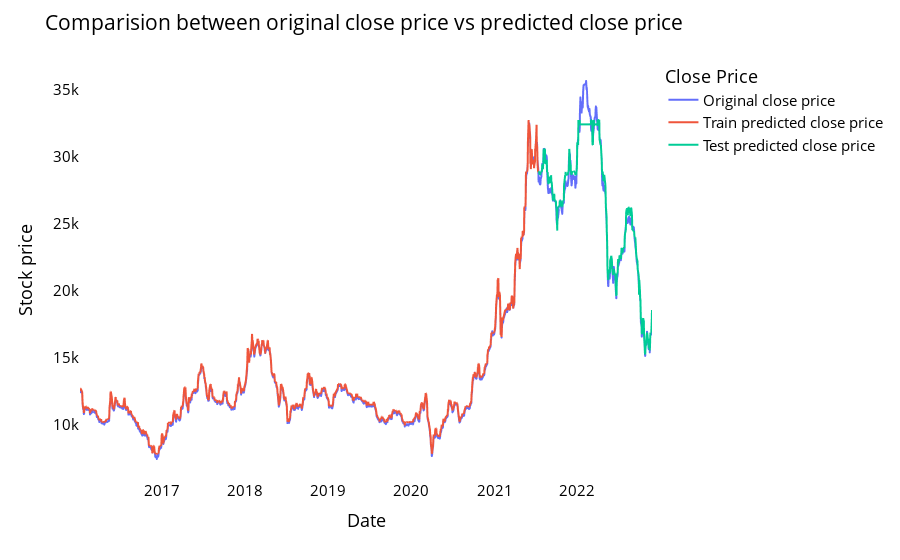

Notebook code for this chart:
### Code cell
# shift train predictions for plotting
from itertools import cycle
import plotly.express as px
print(RF_train_predict.shape)
print(RF_test_predict.shape)
print(len(closedf))
look_back=time_step

trainPredictPlot = np.empty_like(closedf)
trainPredictPlot[:, :] = np.nan
trainPredictPlot[0:len(RF_train_predict), :] = RF_train_predict

print("Train predicted data: ", trainPredictPlot)

# shift test predictions for plotting
testPredictPlot = np.empty_like(closedf)
testPredictPlot[:, :] = np.nan
testPredictPlot[len(RF_train_predict):len(closedf), :] = RF_test_predict

print("Test predicted data: ", testPredictPlot)

close_stock['Predictions']=testPredictPlot
close_stock['Stock']='STB'
close_stock['Model']='SkLearn'
close_stock['Method']='MV_Opt'
close_stock.to_csv('./output/STB_SkLearn_MV_Opt.csv', index=False)

names = cycle(['Original close price','Train predicted close price','Test predicted close price'])


plotdf = pd.DataFrame({'date': close_stock['trunc_time'],
                       'original_close': close_stock['ma_5'],
                      'train_predicted_close': trainPredictPlot.reshape(1,-1)[0].tolist(),
                      'test_predicted_close': testPredictPlot.reshape(1,-1)[0].tolist()})

fig = px.line(plotdf,x=plotdf['date'], y=[plotdf['original_close'],plotdf['train_predicted_close'],
                                          plotdf['test_predicted_close']],
              labels={'value':'Stock price','date': 'Date'})
fig.update_layout(title_text='Comparision between original close price vs predicted close price',
                  plot_bgcolor='white', font_size=15, font_color='black', legend_title_text='Close Price')
fig.for_each_trace(lambda t:  t.update(name = next(names)))

fig.update_xaxes(showgrid=False)
fig.update_yaxes(showgrid=False)
fig.show()

### Figure 1 — Plotly figure (JSON) as saved in the notebook; plotly's stock layout.template omitted (floating-point values rounded to 4 significant figures; data arrays with more than 128 entries replaced by an {"elided": "..."} marker saying what was removed)
{"data": [{"hovertemplate": "variable=original_close<br>Date=%{x}<br>Stock price=%{y}<extra></extra>", "legendgroup": "original_close", "line": {"color": "#636efa", "dash": "solid"}, "marker": {"symbol": "circle"}, "mode": "lines", "name": "Original close price", "showlegend": true, "type": "scattergl", "x": {"elided": "1727 str values"}, "xaxis": "x", "y": {"elided": "1727 float values"}, "yaxis": "y"}, {"hovertemplate": "variable=train_predicted_close<br>Date=%{x}<br>Stock price=%{y}<extra></extra>", "legendgroup": "train_predicted_close", "line": {"color": "#EF553B", "dash": "solid"}, "marker": {"symbol": "circle"}, "mode": "lines", "name": "Train predicted close price", "showlegend": true, "type": "scattergl", "x": {"elided": "1727 str values"}, "xaxis": "x", "y": {"elided": "1727 float values"}, "yaxis": "y"}, {"hovertemplate": "variable=test_predicted_close<br>Date=%{x}<br>Stock price=%{y}<extra></extra>", "legendgroup": "test_predicted_close", "line": {"color": "#00cc96", "dash": "solid"}, "marker": {"symbol": "circle"}, "mode": "lines", "name": "Test predicted close price", "showlegend": true, "type": "scattergl", "x": {"elided": "1727 str values"}, "xaxis": "x", "y": {"elided": "1727 float values"}, "yaxis": "y"}], "layout": {"font": {"color": "black", "size": 15}, "legend": {"title": {"text": "Close Price"}, "tracegroupgap": 0}, "margin": {"t": 60}, "plot_bgcolor": "white", "title": {"text": "Comparision between original close price vs predicted close price"}, "xaxis": {"anchor": "y", "domain": [0, 1], "showgrid": false, "title": {"text": "Date"}}, "yaxis": {"anchor": "x", "domain": [0, 1], "showgrid": false, "title": {"text": "Stock price"}}}}
